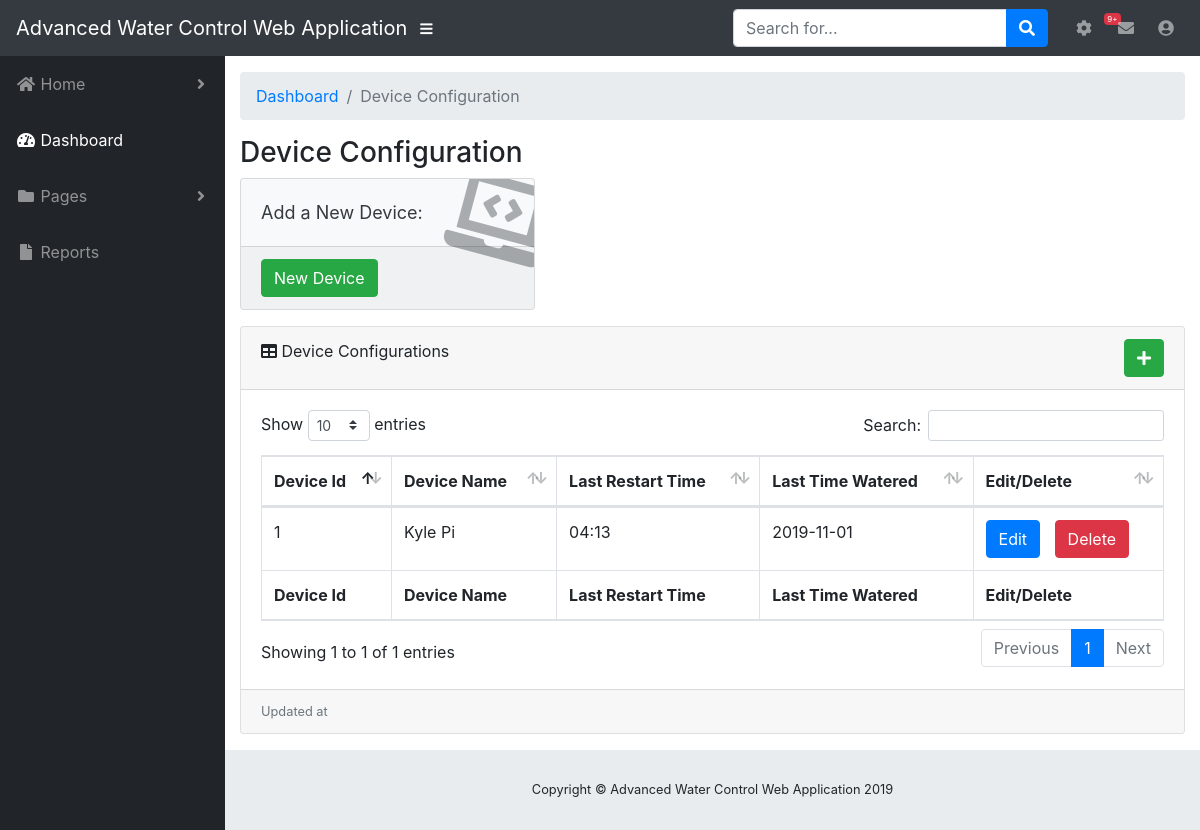
Before: /device_configuration with the older database file.
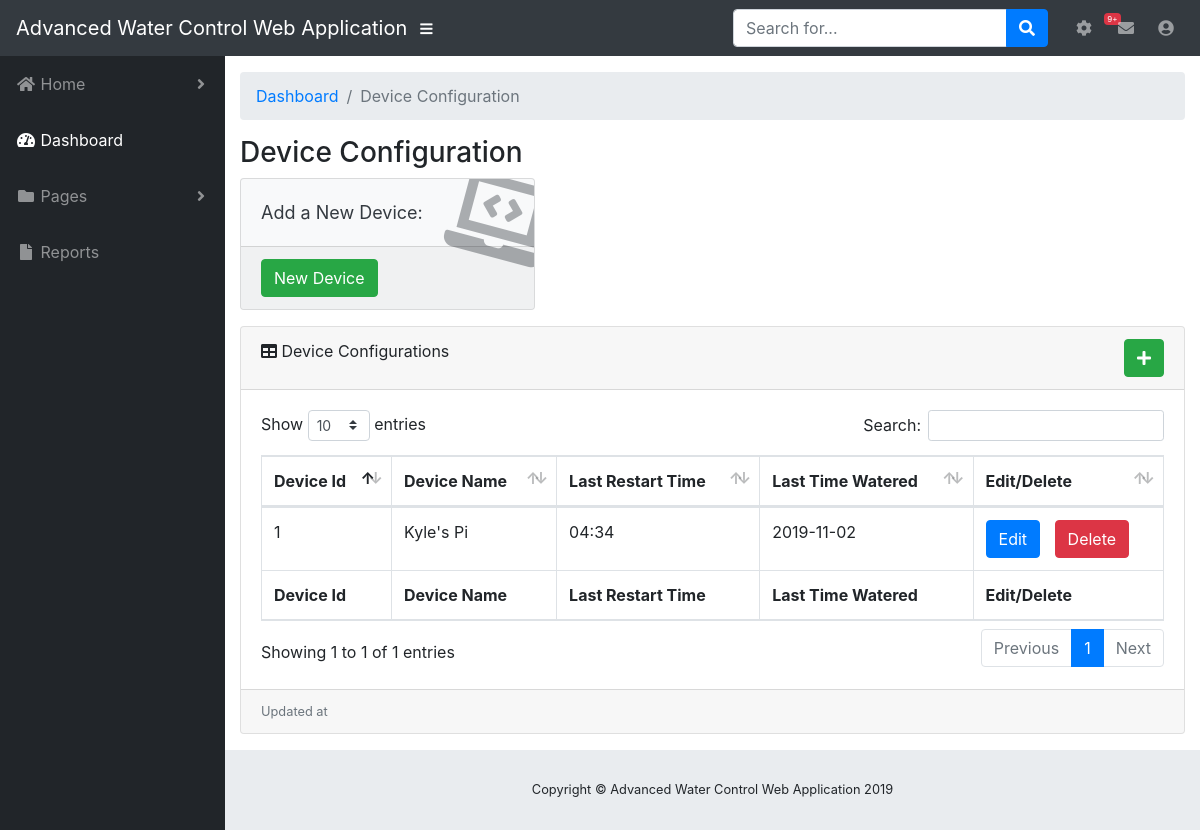
After: the same page with the newer database file.
### db_setup.py (models this page shows, shortened)
class Device(Base):
    __tablename__ = "devices"
    id = Column(Integer, unique=True, primary_key=True)
    name = Column(String(250), nullable=False)
    restart_time = Column(String(250))
    last_watered = Column(String(250))

### main.py (the view)
@app.route('/device_configuration')
def device_configuration():
    devices = session.query(Device).all()
    return render_template('devices/deviceConfiguration.html', devices=devices)

### templates/devices/deviceConfiguration.html
{% extends "layout.html" %}
{% block body %}
    <div id="content-wrapper">
      <div class="container-fluid">
        <ol class="breadcrumb">
          <li class="breadcrumb-item">
            <a href="{{ url_for('home') }}">Dashboard</a>
          </li>
          <li class="breadcrumb-item active">Device Configuration</li>
        </ol>
        <h3 >Device Configuration</h3>
      <div class="row">
          <div class="col-xl-4 col-sm-6 mb-3">
            <div class="card text-dark bg-light o-hidden h-100">
              <div class="card-body">
                <div class="card-body-icon">
                  <i class="fas fa-laptop-code"></i>
                </div>
                <div style="font-size: large">Add a New Device:</div>
              </div>
              <div class="card-footer text-dark clearfix small z-1">
                    <a href="{{ url_for('newDevice') }}" style="color:white; text-decoration:none"> <button class="btn btn-success" >New Device</button></a>
              </div>
            </div>
        </div>
      </div>
        <div class="card mb-3">
          <div class="card-header">
            <i class="fas fa-table"></i>
                Device Configurations
              <a href="{{ url_for('newDevice') }}" style="float:right; color:white; text-decoration:none"> <button class="btn btn-success" ><i class="fas fa-plus"></i></button></a>
          </div>
          <div class="card-body">
            <div class="table-responsive">
              <table class="table table-bordered" id="dataTable" width="100%" cellspacing="0">
                <thead>
                  <tr>
                    <th>Device Id</th>
                    <th>Device Name</th>
                    <th>Last Restart Time</th>
                    <th>Last Time Watered</th>
                    <th>Edit/Delete</th>
                  </tr>
                </thead>
                <tfoot>
                  <tr>
                    <th>Device Id</th>
                    <th>Device Name</th>
                    <th>Last Restart Time</th>
                    <th>Last Time Watered</th>
                    <th>Edit/Delete</th>
                  </tr>
                </tfoot>
                <tbody>
                     {% for device in devices %}
                      <tr>
                        <td>{{device.id}}</td>
                        <td>{{device.name}}</td>
                        <td>{{device.restart_time}}</td>
                        <td>{{device.last_watered}}</td>
                        <td>
                            <a href="{{url_for('editDevice', device_id = device.id )}}"><button class="btn btn-primary">Edit</button></a>
                            <a href="{{url_for('deleteDevice', device_id = device.id )}}" style="margin-left: 10px;"><button class="btn btn-danger">Delete</button></a>
                        </td>
                      </tr>
                     {% endfor %}
                 </tbody>
              </table>
            </div>
          </div>
          <div class="card-footer small text-muted">Updated at {{time}}</div>
        </div>
      </div>
      <footer class="sticky-footer">
        <div class="container my-auto">
          <div class="copyright text-center my-auto">
            <span>Copyright © Advanced Water Control Web Application 2019</span>
          </div>
        </div>
      </footer>
    </div>
{% endblock %}

### templates/layout.html (shortened to what this page needs)
<!DOCTYPE html>
<head>
  <link rel= "stylesheet" type= "text/css" href= "{{ url_for('static',filename='vendor/fontawesome-free/css/all.min.css') }}">
  <link rel= "stylesheet" type= "text/css" href= "{{ url_for('static',filename='vendor/datatables/dataTables.bootstrap4.css') }}">
  <link rel= "stylesheet" type= "text/css" href= "{{ url_for('static',filename='styles/sb-admin.css') }}">
</head>
<body id="page-top">
    <nav id="nav-placeholder" class="navbar navbar-expand navbar-dark bg-dark static-top">
    {% include 'nav.html' %}
  </nav>
    <div id="wrapper">
        <ul id="sidebar" class="sidebar navbar-nav">
          {% include 'sidebar.html' %}
        </ul>
        {% block body %}{% endblock %}
    </div>
</body>
</html>

### templates/nav.html (shortened to what this page needs)
<!DOCTYPE html>
    <a class="navbar-brand mr-1" href="index.html">Advanced Water Control Web Application</a>
    <button class="btn btn-link btn-sm text-white order-1 order-sm-0" id="sidebarToggle" href="#">
      <i class="fas fa-bars"></i>
    </button>
    <form class="d-none d-md-inline-block form-inline ml-auto mr-0 mr-md-3 my-2 my-md-0">
      <div class="input-group">
        <input type="text" class="form-control" placeholder="Search for..." aria-label="Search" aria-describedby="basic-addon2">
        <div class="input-group-append">
          <button class="btn btn-primary" type="button">
            <i class="fas fa-search"></i>
          </button>
        </div>
      </div>
    </form>
    <ul class="navbar-nav ml-auto ml-md-0">
      <li class="nav-item dropdown no-arrow mx-1">
        <a class="nav-link dropdown-toggle" href="#" id="alertsDropdown" role="button" data-toggle="dropdown" aria-haspopup="true" aria-expanded="false">
          <i class="fa fa-cog"></i>
          <span class="badge badge-danger">9+</span>
        </a>
      </li>
      <li class="nav-item dropdown no-arrow mx-1">
        <a class="nav-link dropdown-toggle" href="#" id="messagesDropdown" role="button" data-toggle="dropdown" aria-haspopup="true" aria-expanded="false">
          <i class="fas fa-envelope fa-fw"></i>
        </a>
      </li>
      <li class="nav-item dropdown no-arrow">
        <a class="nav-link dropdown-toggle" href="#" id="userDropdown" role="button" data-toggle="dropdown" aria-haspopup="true" aria-expanded="false">
          <i class="fas fa-user-circle fa-fw"></i>
        </a>
      </li>
    </ul>
</html>

### templates/sidebar.html (shortened to what this page needs)
<!DOCTYPE html>
<li class="nav-item dropdown">
        <a class="nav-link dropdown-toggle" href="#" id="pagesDropdown" role="button" data-toggle="dropdown" aria-haspopup="true" aria-expanded="false">
          <i class="fas fa-fw fa-home"></i>
          <span>Home</span>
        </a>
      </li>
      <li class="nav-item active">
        <a class="nav-link" href="{{ url_for('home') }}">
          <i class="fas fa-fw fa-tachometer-alt"></i>
          <span>Dashboard</span>
        </a>
      </li>
      <li class="nav-item dropdown">
        <a class="nav-link dropdown-toggle" href="#" id="pagesDropdown" role="button" data-toggle="dropdown" aria-haspopup="true" aria-expanded="false">
          <i class="fas fa-fw fa-folder"></i>
          <span>Pages</span>
        </a>
      </li>
      <li class="nav-item">
        <a class="nav-link" href="{{ url_for('reports') }}">
          <i class="fas fa-fw fa-file"></i>
          <span>Reports</span>
        </a>
      </li>
</html>

Changed rows visible on the page:
changed Device id 1: name "Kyle Pi" → "Kyle's Pi"; restart_time "04:13" → "04:34"; last_watered "2019-11-01" → "2019-11-02"
